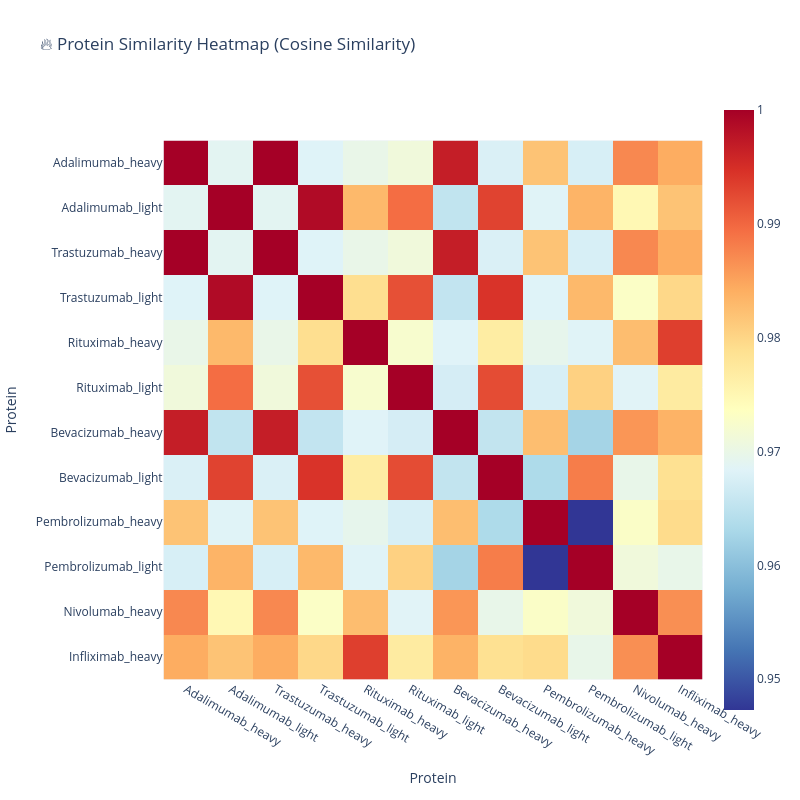

This figure's notebook cell:
### Code cell
# Cell 4: Protein similarity analysis
print("🔍 Protein Similarity Analysis:")
print("="*35)

# Calculate cosine similarity matrix
similarity_matrix = cosine_similarity(embedding_matrix)

# Create interactive heatmap
fig = px.imshow(similarity_matrix, 
                x=protein_ids, y=protein_ids,
                color_continuous_scale='RdYlBu_r',
                title="🔥 Protein Similarity Heatmap (Cosine Similarity)")

fig.update_layout(
    width=800, height=800,
    xaxis_title="Protein",
    yaxis_title="Protein"
)
fig.show()

# Find most similar protein pairs
similarity_pairs = []
for i in range(len(protein_ids)):
    for j in range(i+1, len(protein_ids)):
        similarity_pairs.append({
            'protein1': protein_ids[i],
            'protein2': protein_ids[j], 
            'similarity': similarity_matrix[i, j]
        })

similarity_df = pd.DataFrame(similarity_pairs).sort_values('similarity', ascending=False)

print(f"\n🏆 Most Similar Protein Pairs:")
for _, row in similarity_df.head(5).iterrows():
    print(f"  • {row['protein1']} ↔ {row['protein2']}: {row['similarity']:.3f}")

print(f"\n🔻 Most Different Protein Pairs:")
for _, row in similarity_df.tail(5).iterrows():
    print(f"  • {row['protein1']} ↔ {row['protein2']}: {row['similarity']:.3f}")

### Figure 1 — Plotly figure (JSON) as saved in the notebook; plotly's stock layout.template omitted (floating-point values rounded to 4 significant figures; data arrays with more than 128 entries replaced by an {"elided": "..."} marker saying what was removed)
{"data": [{"coloraxis": "coloraxis", "hovertemplate": "x: %{x}<br>y: %{y}<br>color: %{z}<extra></extra>", "name": "0", "type": "heatmap", "x": ["Adalimumab_heavy", "Adalimumab_light", "Trastuzumab_heavy", "Trastuzumab_light", "Rituximab_heavy", "Rituximab_light", "Bevacizumab_heavy", "Bevacizumab_light", "Pembrolizumab_heavy", "Pembrolizumab_light", "Nivolumab_heavy", "Infliximab_heavy"], "xaxis": "x", "y": ["Adalimumab_heavy", "Adalimumab_light", "Trastuzumab_heavy", "Trastuzumab_light", "Rituximab_heavy", "Rituximab_light", "Bevacizumab_heavy", "Bevacizumab_light", "Pembrolizumab_heavy", "Pembrolizumab_light", "Nivolumab_heavy", "Infliximab_heavy"], "yaxis": "y", "z": {"elided": "12x12 float values"}}], "layout": {"coloraxis": {"colorscale": [[0, "rgb(49,54,149)"], [0.1, "rgb(69,117,180)"], [0.2, "rgb(116,173,209)"], [0.3, "rgb(171,217,233)"], [0.4, "rgb(224,243,248)"], [0.5, "rgb(255,255,191)"], [0.6, "rgb(254,224,144)"], [0.7, "rgb(253,174,97)"], [0.8, "rgb(244,109,67)"], [0.9, "rgb(215,48,39)"], [1, "rgb(165,0,38)"]]}, "height": 800, "title": {"text": "🔥 Protein Similarity Heatmap (Cosine Similarity)"}, "width": 800, "xaxis": {"anchor": "y", "constrain": "domain", "domain": [0, 1], "scaleanchor": "y", "title": {"text": "Protein"}}, "yaxis": {"anchor": "x", "autorange": "reversed", "constrain": "domain", "domain": [0, 1], "title": {"text": "Protein"}}}}
